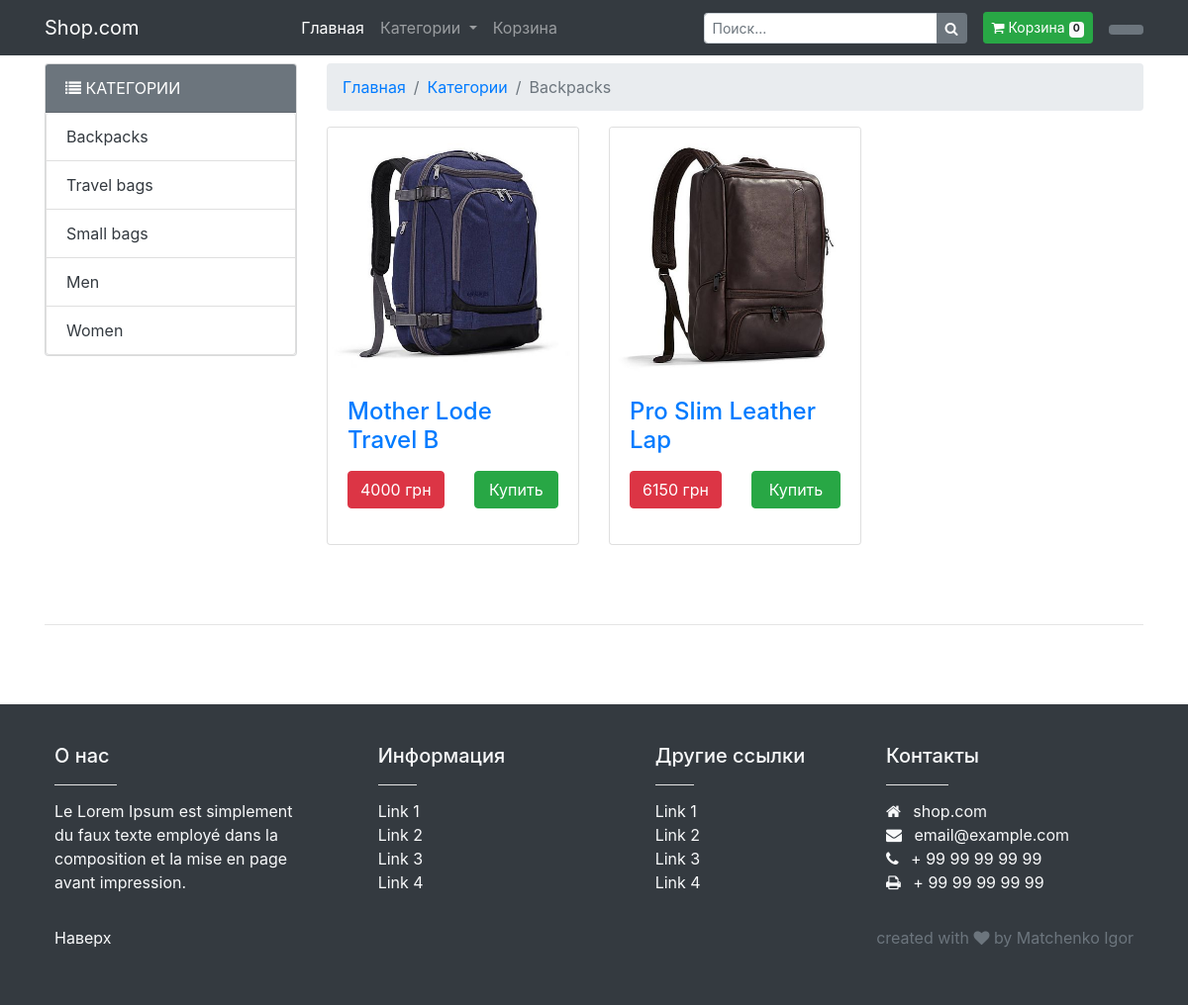
/categories/7/, run on the app's committed database.
### shop/models.py (models this page shows, shortened)
class Category(models.Model):
    title = models.CharField(verbose_name=_('title'), max_length=20)
    is_published = models.BooleanField(verbose_name=_('is_published'), default=True)
    image = models.FileField(verbose_name=_('image'), upload_to='image/cat/')
    class Meta:
        verbose_name = _('category')
        verbose_name_plural = _('categories')

class Goods(models.Model):
    title = models.CharField(verbose_name=_('title'), max_length=20)
    is_published = models.BooleanField(verbose_name=_('is_published'), default=True)
    is_recommend = models.BooleanField(verbose_name=_('is_recommend'), default=False)
    is_top = models.BooleanField(verbose_name=_('is_top'), default=False)
    category = models.ForeignKey('Category', on_delete=models.CASCADE, verbose_name=_('category'))
    price = models.FloatField(verbose_name=_('price'))
    image = models.FileField(verbose_name=_('image'), upload_to='image/goods/')
    text = models.TextField(verbose_name=_('text'))
    class Meta:
        verbose_name = _('product')
        verbose_name_plural = _('products')
        ordering = ('category', 'title')

### shop/views.py (the view)
# urls.py: path('categories/<category>/', views.cat, name='category'),
def cat(request, category):
    context = {}
    paginator = Paginator(Goods.objects.filter(category=category, is_published=True), 9)
    page = request.GET.get('page')
    context['products'] = paginator.get_page(page)
    context['categories'] = Category.objects.filter(is_published=True)
    if 'last_product' in request.session:
        context['last_product'] = Goods.objects.get(title=request.session['last_product'])
    context['site_title'] = Category.objects.get(id=category).title
    return render(request, 'shop/category.html', context)

### shop/templates/shop/category.html (shortened to what this page needs)
{% extends 'shop/base.html' %}
{% block content %}
{% load i18n %}
<div class="container">
  <div class="row">
    {% include 'shop/left.html' %}
    <div class="col">
      <nav aria-label="breadcrumb">
        <ol class="breadcrumb">
          <li class="breadcrumb-item"><a href="{% url 'index' %}">{% trans 'main' %}</a></li>
          <li class="breadcrumb-item"><a href="{% url 'categories' %}">{% trans 'categories' %}</a></li>
          <li class="breadcrumb-item active" aria-current="page">{{site_title}}</li>
        </ol>
      </nav>
      <div class="row">
       {% for product in products %}
       <div class="col-12 col-md-6 col-lg-4">
        <div class="card">
          <img class="card-img-top" src="{{product.image.url}}" alt="">
          <div class="card-body">
            <h4 class="card-title"><a href="{% url 'product' title=product.title %}" title="View Product">{{product.title}}</a></h4>
            <div class="row">
              <div class="col">
                <p class="btn btn-danger btn-block">{{product.price|floatformat}} грн</p>
              </div>
              <div class="col">
                <form action="/cart/add/" method="post">
                 <button type="submit" class="btn btn-success btn-block">{% trans 'buy' %}</button>
               </form>
             </div>
           </div>
         </div>
       </div>
     </div>
     {% endfor %}
  </div>
</div>
</div>
{% endblock %}

### shop/templates/shop/left.html (shortened to what this page needs)
{% load i18n %}
<div class="col-12 col-sm-3">
  <div class="card bg-light mb-3">
    <div class="card-header bg-secondary text-white text-uppercase"><i class="fa fa-list"></i> {% trans 'categories' %}</div>
    <ul class="list-group category_block">
      {% for cat in categories %}
      <li class="list-group-item"><a href="{% url 'category' category=cat.id %}">{{cat.title}}</a></li>
      {% endfor %}
    </ul>
  </div>
</div>

### shop/static/shop/css/newstyle.css (style rules this page uses)
body { color: #5a5a5a; }
.category_block li a { color: #343a40; }

### data on the page
Category: title "Backpacks"
Category: title "Travel bags"
Category: title "Small bags"
Category: title "Men"
Category: title "Women"
Goods: image (picture), title "Mother Lode Travel B", price "4000"
Goods: image (picture), title "Pro Slim Leather Lap", price "6150"

### other printed values
{{ request.session.cart.product_id|length }} "0"
